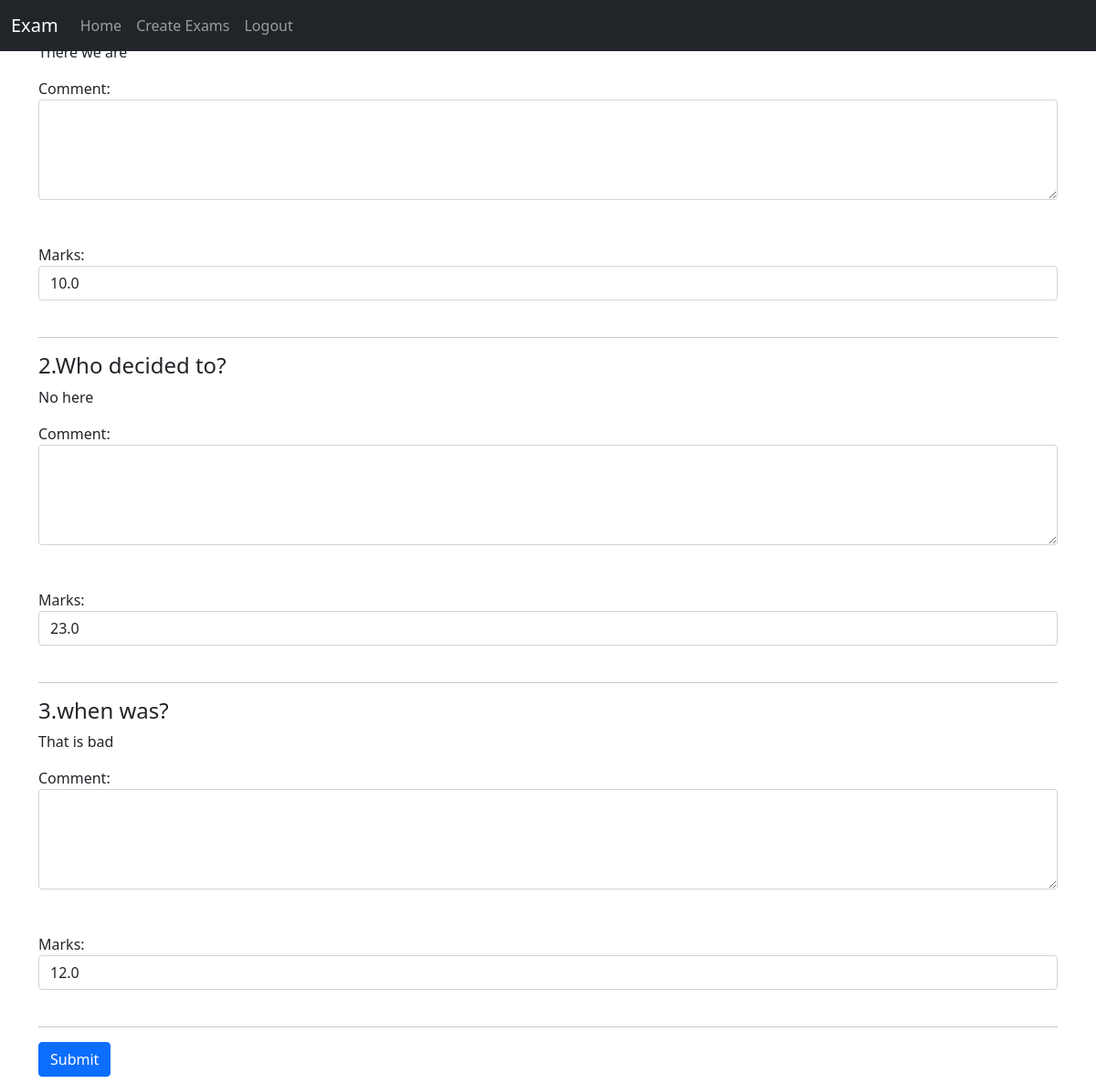
/teacher/written_script_mark/5/ (signed in), run on the app's committed database.
### apps/students/models.py (models this page shows)
class Answers(models.Model):
    answered_exam = models.ForeignKey(
        AnsweredExam, related_name="exam_answers", on_delete=models.CASCADE
    )
    question = models.ForeignKey(
        Question, related_name="answers", on_delete=models.CASCADE
    )
    answer = models.TextField(null=True, blank=True)
    score = models.FloatField(null=True, blank=True)
    comment = models.TextField(null=True, blank=True)
    def __str__(self) -> str:
        return f"{self.answer}"

### apps/teachers/models.py (models this page shows, shortened)
class Question(models.Model):
    exam = models.ForeignKey(Exam, related_name="questions", on_delete=models.CASCADE)
    question = models.TextField()
    marks = models.FloatField()
    def __str__(self) -> str:
        return self.question

### apps/teachers/views.py (the view)
@login_required
@teacher_required
def written_script_mark(request, answered_exam_id):
    answered_exam = get_object_or_404(AnsweredExam, pk=answered_exam_id)
    answers = answered_exam.exam_answers.all()
    return render(
        request,
        "teachers/mark_student.html",
        {"exam": answered_exam, "answers": answers},
    )

### templates/teachers/mark_student.html (shortened to what this page needs)
{% extends "index.html" %}
{% block content %}
<form action="{% url "mark_script" exam.id %}" method="post">
    {% for answer in answers %}
        <h4>{{ forloop.counter }}.{{answer.question}}</h4>
        <p>{{answer}}</p>
        <label for="comment_{{answer.id}}">Comment:</label>
        <textarea class="form-control" name="comment_{{answer.id}}" value={{answer.comment}} id="comment_{{answer.id}}" cols="100%" rows="4"></textarea><br><br>
        <label for="marks">Marks:</label>
        <input type="number" class="form-control" value="{{answer.score}}" name="marks{{answer.id}}" id="marks{{answer.id}}">
        <br>
        <hr>
    {% endfor %}
    <button class="btn btn-primary" type="submit">Submit</button>
</form>
{% endblock content %}

### data on the page
Answers: answer "There we are", score "10.0"
Answers: question "Who decided to?", answer "No here", score "23.0"
Answers: question "when was?", answer "That is bad", score "12.0"
